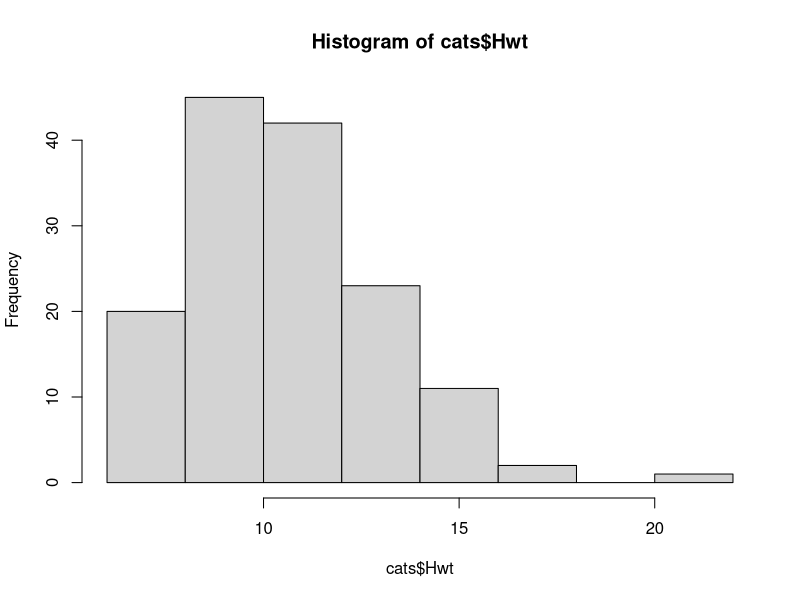
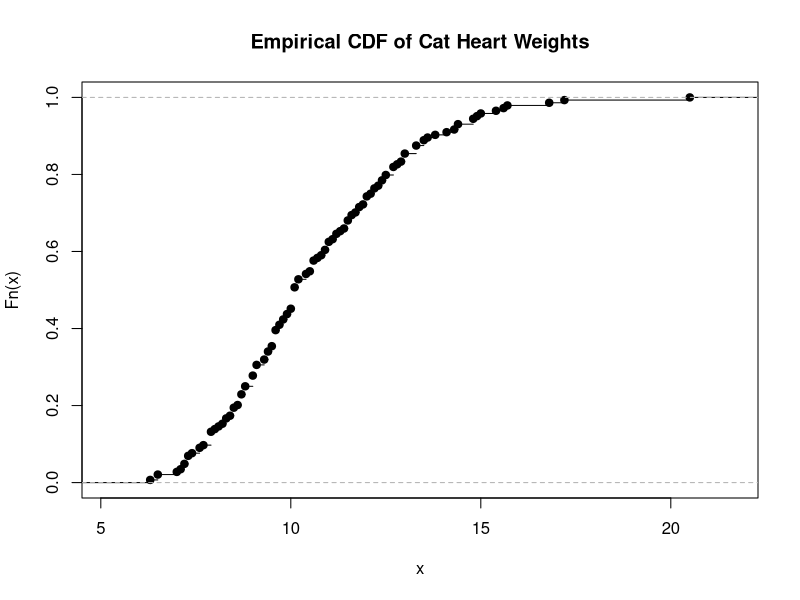
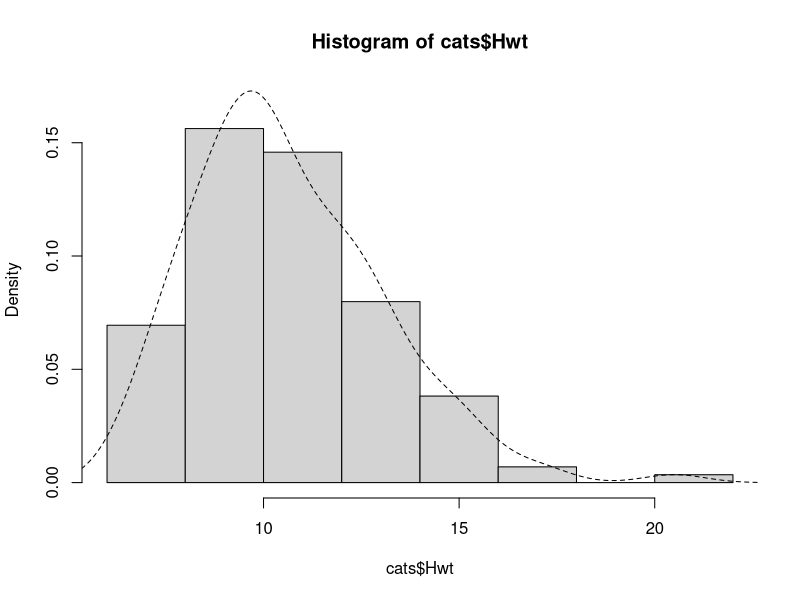
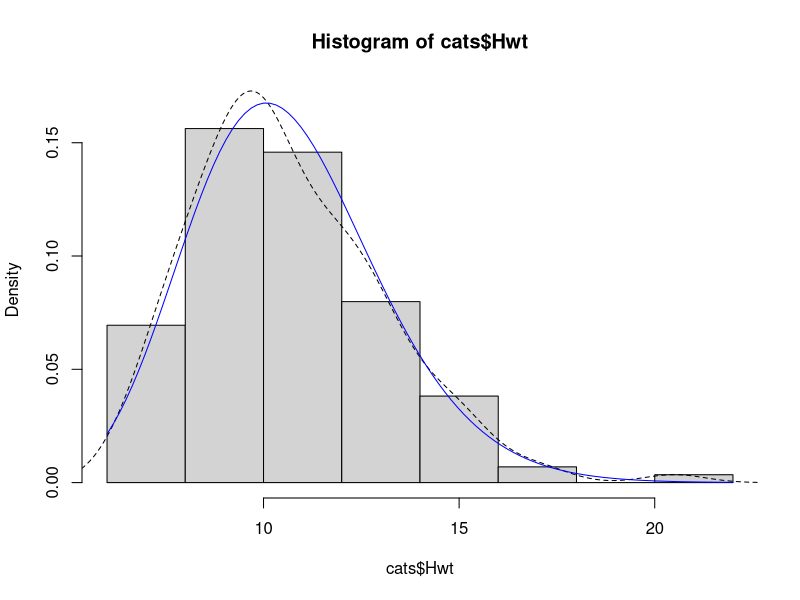
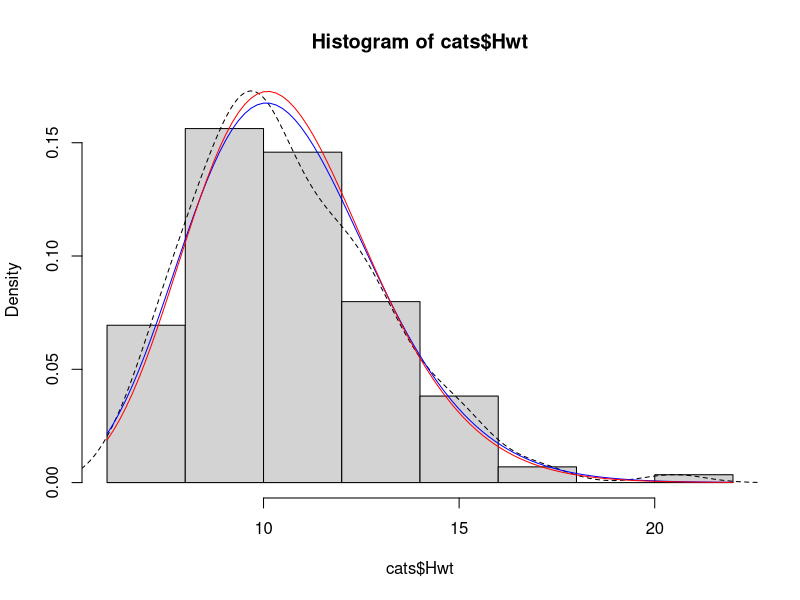
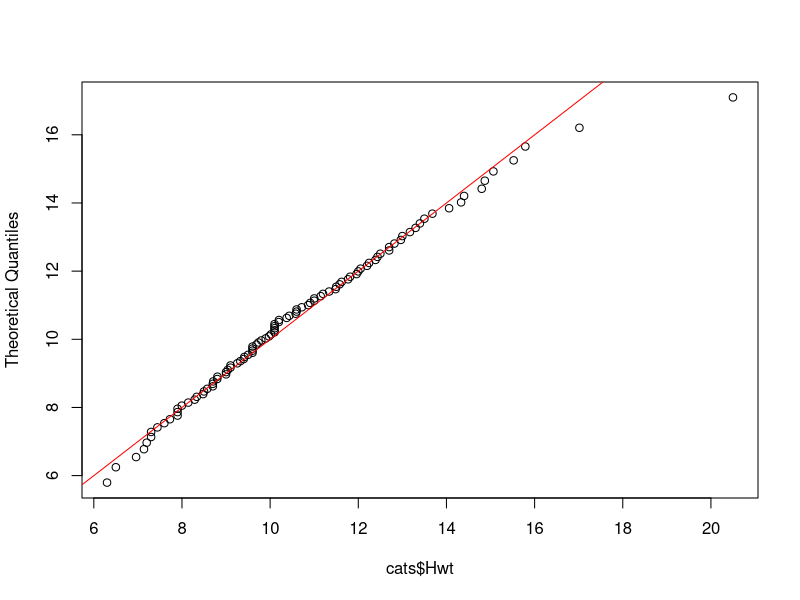
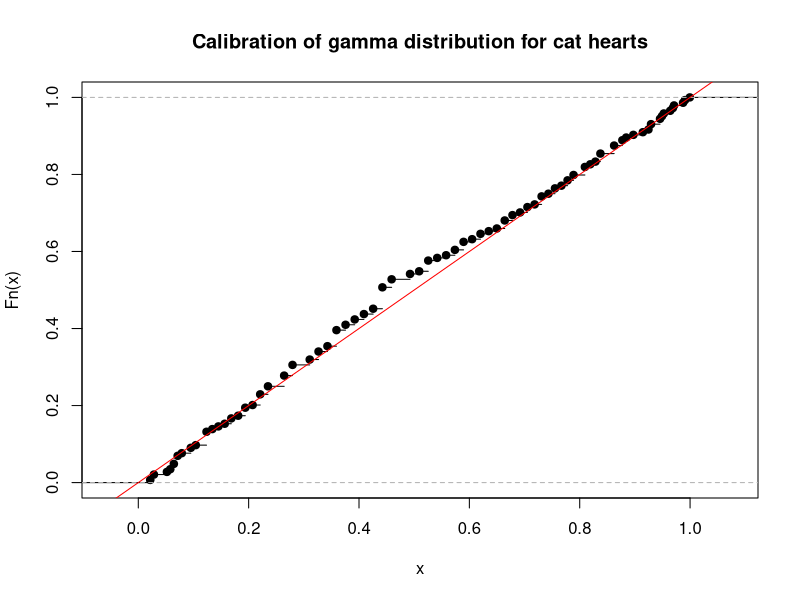

Write the R code that produced these figures, in order.


## Slide 6

library(MASS)
head(cats)

## Slide 7

hist(cats$Hwt)


## Slide 8

quantile(cats$Hwt, c(0.25, 0.5, 0.75))


## Slide 10

plot(ecdf(cats$Hwt), 
     main = "Empirical CDF of Cat Heart Weights")

## Slide 12

hist(cats$Hwt, probability = TRUE, ylim = c(0, 0.17))
lines(density(cats$Hwt), lty = "dashed")

# Check Yourself
## Slide 17

gamma.MMest <- function(data) {
  m <- mean(data)
  v <- var(data)
  return(c(a = m^2/v, s = v/m))
}

## Slide 18

gamma.MMest(cats$Hwt)


## Slide 19 

hist(cats$Hwt, probability = TRUE, ylim = c(0, 0.17))
lines(density(cats$Hwt), lty = "dashed")
cat.MM <- gamma.MMest(cats$Hwt) 
curve(dgamma(x, shape = cat.MM["a"], scale = cat.MM["s"]), 
      add = TRUE, col = "blue")

## Slide 20

gamma.mean <- function(a, s) {return(a*s)}
gamma.var  <- function(a, s) {return(a*s^2)}
gamma.diff <- function(params, data) {
  a <- params[1]
  s <- params[2]
  return((mean(data) - gamma.mean(a,s))^2 
         + (var(data) - gamma.var(a,s))^2)
}

## Slide 21

nlm(gamma.diff, c(19, 1), data = cats$Hwt)[1:3]


## Slide 24

gamma.MMest(rgamma(100, shape = 19, scale = 45))
gamma.MMest(rgamma(10000, shape = 19, scale = 45))
gamma.MMest(rgamma(1000000, shape = 19, scale = 45))

## Slide 28

gamma.ll <- function(params, data) {
  a <- params[1]
  s <- params[2]
  return(sum(dgamma(data, shape = a, 
                    scale = s, log = TRUE)))
}
gamma.ll(c(19, 0.05), cats$Hwt)

## Slide 29

nlm(gamma.ll, c(19, 1), data = cats$Hwt)[1:3]


## Slide 30

neg.gamma.ll <- function(params, data) {
  a <- params[1]
  s <- params[2]
  return(-sum(dgamma(data, shape = a,
                     scale = s, log = TRUE)))
}

nlm(neg.gamma.ll, c(19, 1), data = cats$Hwt)$minimum

nlm(neg.gamma.ll, c(19, 1), data = cats$Hwt)$estimate

cat.MM <- gamma.MMest(cats$Hwt) 
neg.gamma.ll(cat.MM, cats$Hwt)

## Slide 31

hist(cats$Hwt, probability = TRUE, ylim = c(0, 0.17))
lines(density(cats$Hwt), lty = "dashed")
cat.MLE <- nlm(neg.gamma.ll, c(19, 1), data = cats$Hwt)$estimate
curve(dgamma(x, shape = cat.MM["a"], scale = cat.MM["s"]), 
      add = TRUE, col = "blue")
curve(dgamma(x, shape = cat.MLE[1], scale = cat.MLE[2]), 
      add = TRUE, col = "red")

## Slide 35

# Model quantiles
qgamma(c(0.01, 0.05, 0.95, 0.99), shape = cat.MM["a"], 
       scale = cat.MM["s"])

# Data quantiles:
quantile(cats$Hwt, c(0.01, 0.05, 0.95, 0.99))

## Slide 37

a <- cat.MM["a"]; s <- cat.MM["s"]
qqplot(cats$Hwt, qgamma((1:99)/100, shape = a, scale = s), 
       ylab = "Theoretical Quantiles")
abline(0, 1, col = "red")

## Slide 39

plot(ecdf(pgamma(cats$Hwt, shape = a, scale = s)),
     main = "Calibration of gamma distribution for cat hearts")
abline(0, 1, col = "red")

## Slide 41

ks.test(cats$Hwt, pgamma, shape = a, scale = s)


## Slide 43 

n      <- length(cats$Hwt)
train  <- sample(1:n, size = round(.9*n))
cat.MM <- gamma.MMest(cats$Hwt[train])
a <- cat.MM["a"]
s <- cat.MM["s"]
a
s

## Slide 44

ks.test(cats$Hwt[-train], pgamma, shape = a, scale = s)


## Slide 45

ks.test(cats$Hwt[cats$Sex == "F"], 
        cats$Hwt[cats$Sex == "M"])

